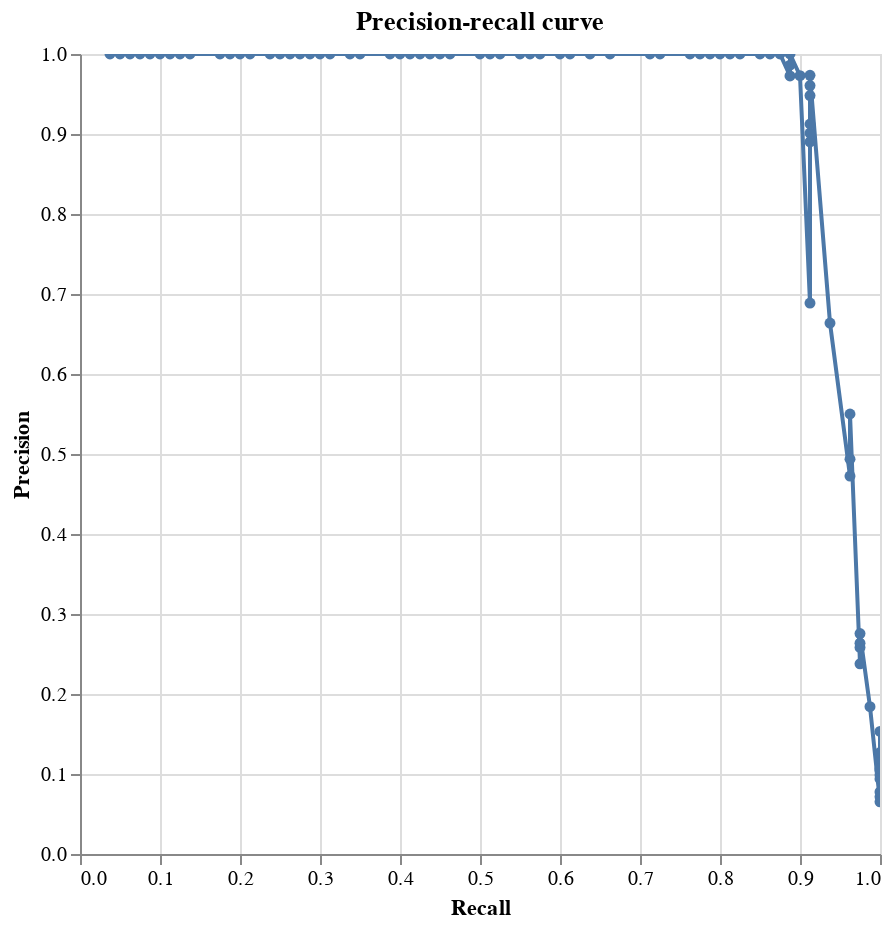

Source (notebook cell):
### Markdown cell above
### Precision-recall chart

An alternative representation of truth space is called a [precision recall curve](https://stats.stackexchange.com/questions/7207/roc-vs-precision-and-recall-curves).

This can be plotted as follows:

### Code cell
linker.precision_recall_chart_from_labels_table(labels_table)

### Figure 1 — Vega-Lite specification as saved in the notebook (floating-point values rounded to 4 significant figures)
{"$schema": "https://vega.github.io/schema/vega-lite/v4.8.1.json", "data": {"values": [{"F1": 0.1227, "FN": 0, "FN_rate": 0, "FP": 1145, "FP_rate": 1, "N": 1145, "N_rate": 0.9347, "P": 80, "P_rate": 0, "TN": 0, "TN_rate": 0, "TP": 80, "TP_rate": 1, "match_probability": 1.346e-05, "precision": 0.06531, "recall": 1, "row_count": 1225, "truth_threshold": -16.18}, {"F1": 0.1336, "FN": 0, "FN_rate": 0, "FP": 1039, "FP_rate": 0.9074, "N": 1145, "N_rate": 0.9347, "P": 80, "P_rate": 0, "TN": 106, "TN_rate": 0.09258, "TP": 80, "TP_rate": 1, "match_probability": 2.661e-05, "precision": 0.07149, "recall": 1, "row_count": 1225, "truth_threshold": -15.2}, {"F1": 0.1441, "FN": 0, "FN_rate": 0, "FP": 951, "FP_rate": 0.8306, "N": 1145, "N_rate": 0.9347, "P": 80, "P_rate": 0, "TN": 194, "TN_rate": 0.1694, "TP": 80, "TP_rate": 1, "match_probability": 2.931e-05, "precision": 0.07759, "recall": 1, "row_count": 1225, "truth_threshold": -15.06}, {"F1": 0.1717, "FN": 0, "FN_rate": 0, "FP": 772, "FP_rate": 0.6742, "N": 1145, "N_rate": 0.9347, "P": 80, "P_rate": 0, "TN": 373, "TN_rate": 0.3258, "TP": 80, "TP_rate": 1, "match_probability": 5.022e-05, "precision": 0.0939, "recall": 1, "row_count": 1225, "truth_threshold": -14.28}, {"F1": 0.1802, "FN": 0, "FN_rate": 0, "FP": 729, "FP_rate": 0.6367, "N": 1145, "N_rate": 0.9347, "P": 80, "P_rate": 0, "TN": 416, "TN_rate": 0.3633, "TP": 80, "TP_rate": 1, "match_probability": 5.794e-05, "precision": 0.09889, "recall": 1, "row_count": 1225, "truth_threshold": -14.08}, {"F1": 0.1887, "FN": 0, "FN_rate": 0, "FP": 688, "FP_rate": 0.6009, "N": 1145, "N_rate": 0.9347, "P": 80, "P_rate": 0, "TN": 457, "TN_rate": 0.3991, "TP": 80, "TP_rate": 1, "match_probability": 7.796e-05, "precision": 0.1042, "recall": 1, "row_count": 1225, "truth_threshold": -13.65}, {"F1": 0.1928, "FN": 0, "FN_rate": 0, "FP": 670, "FP_rate": 0.5852, "N": 1145, "N_rate": 0.9347, "P": 80, "P_rate": 0, "TN": 475, "TN_rate": 0.4148, "TP": 80, "TP_rate": 1, "match_probability": 9.66e-05, "precision": 0.1067, "recall": 1, "row_count": 1225, "truth_threshold": -13.34}, {"F1": 0.2139, "FN": 0, "FN_rate": 0, "FP": 589, "FP_rate": 0.5144, "N": 1145, "N_rate": 0.9347, "P": 80, "P_rate": 0, "TN": 556, "TN_rate": 0.4856, "TP": 80, "TP_rate": 1, "match_probability": 9.929e-05, "precision": 0.1196, "recall": 1, "row_count": 1225, "truth_threshold": -13.3}, {"F1": 0.2254, "FN": 0, "FN_rate": 0, "FP": 551, "FP_rate": 0.4812, "N": 1145, "N_rate": 0.9347, "P": 80, "P_rate": 0, "TN": 594, "TN_rate": 0.5188, "TP": 80, "TP_rate": 1, "match_probability": 0.0001093, "precision": 0.1268, "recall": 1, "row_count": 1225, "truth_threshold": -13.16}, {"F1": 0.2658, "FN": 0, "FN_rate": 0, "FP": 442, "FP_rate": 0.386, "N": 1145, "N_rate": 0.9347, "P": 80, "P_rate": 0, "TN": 703, "TN_rate": 0.614, "TP": 80, "TP_rate": 1, "match_probability": 0.000191, "precision": 0.1533, "recall": 1, "row_count": 1225, "truth_threshold": -12.35}, {"F1": 0.311, "FN": 1, "FN_rate": 0.0125, "FP": 350, "FP_rate": 0.3057, "N": 1145, "N_rate": 0.9347, "P": 80, "P_rate": 0, "TN": 795, "TN_rate": 0.6943, "TP": 79, "TP_rate": 0.9875, "match_probability": 0.0002103, "precision": 0.1841, "recall": 0.9875, "row_count": 1225, "truth_threshold": -12.21}, {"F1": 0.3824, "FN": 2, "FN_rate": 0.025, "FP": 250, "FP_rate": 0.2183, "N": 1145, "N_rate": 0.9347, "P": 80, "P_rate": 0, "TN": 895, "TN_rate": 0.7817, "TP": 78, "TP_rate": 0.975, "match_probability": 0.0002162, "precision": 0.2378, "recall": 0.975, "row_count": 1225, "truth_threshold": -12.18}, {"F1": 0.4084, "FN": 2, "FN_rate": 0.025, "FP": 224, "FP_rate": 0.1956, "N": 1145, "N_rate": 0.9347, "P": 80, "P_rate": 0, "TN": 921, "TN_rate": 0.8044, "TP": 78, "TP_rate": 0.975, "match_probability": 0.0002908, "precision": 0.2583, "recall": 0.975, "row_count": 1225, "truth_threshold": -11.75}, {"F1": 0.4149, "FN": 2, "FN_rate": 0.025, "FP": 218, "FP_rate": 0.1904, "N": 1145, "N_rate": 0.9347, "P": 80, "P_rate": 0, "TN": 927, "TN_rate": 0.8096, "TP": 78, "TP_rate": 0.975, "match_probability": 0.0003604, "precision": 0.2635, "recall": 0.975, "row_count": 1225, "truth_threshold": -11.44}, {"F1": 0.4309, "FN": 2, "FN_rate": 0.025, "FP": 205, "FP_rate": 0.179, "N": 1145, "N_rate": 0.9347, "P": 80, "P_rate": 0, "TN": 940, "TN_rate": 0.821, "TP": 78, "TP_rate": 0.975, "match_probability": 0.0004157, "precision": 0.2756, "recall": 0.975, "row_count": 1225, "truth_threshold": -11.23}, {"F1": 0.6364, "FN": 3, "FN_rate": 0.0375, "FP": 86, "FP_rate": 0.07511, "N": 1145, "N_rate": 0.9347, "P": 80, "P_rate": 0, "TN": 1059, "TN_rate": 0.9249, "TP": 77, "TP_rate": 0.9625, "match_probability": 0.0005593, "precision": 0.4724, "recall": 0.9625, "row_count": 1225, "truth_threshold": -10.8}, {"F1": 0.6525, "FN": 3, "FN_rate": 0.0375, "FP": 79, "FP_rate": 0.069, "N": 1145, "N_rate": 0.9347, "P": 80, "P_rate": 0, "TN": 1066, "TN_rate": 0.931, "TP": 77, "TP_rate": 0.9625, "match_probability": 0.0007122, "precision": 0.4936, "recall": 0.9625, "row_count": 1225, "truth_threshold": -10.45}, {"F1": 0.7, "FN": 3, "FN_rate": 0.0375, "FP": 63, "FP_rate": 0.05502, "N": 1145, "N_rate": 0.9347, "P": 80, "P_rate": 0, "TN": 1082, "TN_rate": 0.945, "TP": 77, "TP_rate": 0.9625, "match_probability": 0.0007843, "precision": 0.55, "recall": 0.9625, "row_count": 1225, "truth_threshold": -10.32}, {"F1": 0.7812, "FN": 5, "FN_rate": 0.0625, "FP": 38, "FP_rate": 0.03319, "N": 1145, "N_rate": 0.9347, "P": 80, "P_rate": 0, "TN": 1107, "TN_rate": 0.9668, "TP": 75, "TP_rate": 0.9375, "match_probability": 0.001105, "precision": 0.6637, "recall": 0.9375, "row_count": 1225, "truth_threshold": -9.82}, {"F1": 0.7849, "FN": 7, "FN_rate": 0.0875, "FP": 33, "FP_rate": 0.02882, "N": 1145, "N_rate": 0.9347, "P": 80, "P_rate": 0, "TN": 1112, "TN_rate": 0.9712, "TP": 73, "TP_rate": 0.9125, "match_probability": 0.001549, "precision": 0.6887, "recall": 0.9125, "row_count": 1225, "truth_threshold": -9.332}, {"F1": 0.9012, "FN": 7, "FN_rate": 0.0875, "FP": 9, "FP_rate": 0.00786, "N": 1145, "N_rate": 0.9347, "P": 80, "P_rate": 0, "TN": 1136, "TN_rate": 0.9921, "TP": 73, "TP_rate": 0.9125, "match_probability": 0.002084, "precision": 0.8902, "recall": 0.9125, "row_count": 1225, "truth_threshold": -8.904}, {"F1": 0.9125, "FN": 7, "FN_rate": 0.0875, "FP": 8, "FP_rate": 0.006987, "N": 1145, "N_rate": 0.9347, "P": 80, "P_rate": 0, "TN": 1137, "TN_rate": 0.993, "TP": 73, "TP_rate": 0.9125, "match_probability": 0.002441, "precision": 0.9012, "recall": 0.9125, "row_count": 1225, "truth_threshold": -8.675}, {"F1": 0.9125, "FN": 7, "FN_rate": 0.0875, "FP": 7, "FP_rate": 0.006114, "N": 1145, "N_rate": 0.9347, "P": 80, "P_rate": 0, "TN": 1138, "TN_rate": 0.9939, "TP": 73, "TP_rate": 0.9125, "match_probability": 0.002954, "precision": 0.9125, "recall": 0.9125, "row_count": 1225, "truth_threshold": -8.399}, {"F1": 0.9359, "FN": 7, "FN_rate": 0.0875, "FP": 4, "FP_rate": 0.003493, "N": 1145, "N_rate": 0.9347, "P": 80, "P_rate": 0, "TN": 1141, "TN_rate": 0.9965, "TP": 73, "TP_rate": 0.9125, "match_probability": 0.004111, "precision": 0.9481, "recall": 0.9125, "row_count": 1225, "truth_threshold": -7.92}, {"F1": 0.9359, "FN": 7, "FN_rate": 0.0875, "FP": 3, "FP_rate": 0.00262, "N": 1145, "N_rate": 0.9347, "P": 80, "P_rate": 0, "TN": 1142, "TN_rate": 0.9974, "TP": 73, "TP_rate": 0.9125, "match_probability": 0.004814, "precision": 0.9605, "recall": 0.9125, "row_count": 1225, "truth_threshold": -7.692}, {"F1": 0.9481, "FN": 7, "FN_rate": 0.0875, "FP": 2, "FP_rate": 0.001747, "N": 1145, "N_rate": 0.9347, "P": 80, "P_rate": 0, "TN": 1143, "TN_rate": 0.9983, "TP": 73, "TP_rate": 0.9125, "match_probability": 0.01893, "precision": 0.9733, "recall": 0.9125, "row_count": 1225, "truth_threshold": -5.696}, {"F1": 0.9351, "FN": 8, "FN_rate": 0.1, "FP": 2, "FP_rate": 0.001747, "N": 1145, "N_rate": 0.9347, "P": 80, "P_rate": 0, "TN": 1143, "TN_rate": 0.9983, "TP": 72, "TP_rate": 0.9, "match_probability": 0.01957, "precision": 0.973, "recall": 0.9, "row_count": 1225, "truth_threshold": -5.647}, {"F1": 0.9342, "FN": 9, "FN_rate": 0.1125, "FP": 2, "FP_rate": 0.001747, "N": 1145, "N_rate": 0.9347, "P": 80, "P_rate": 0, "TN": 1143, "TN_rate": 0.9983, "TP": 71, "TP_rate": 0.8875, "match_probability": 0.02082, "precision": 0.9726, "recall": 0.8875, "row_count": 1225, "truth_threshold": -5.555}, {"F1": 0.9342, "FN": 9, "FN_rate": 0.1125, "FP": 1, "FP_rate": 0.0008734, "N": 1145, "N_rate": 0.9347, "P": 80, "P_rate": 0, "TN": 1144, "TN_rate": 0.9991, "TP": 71, "TP_rate": 0.8875, "match_probability": 0.03355, "precision": 0.9861, "recall": 0.8875, "row_count": 1225, "truth_threshold": -4.848}, {"F1": 0.9467, "FN": 9, "FN_rate": 0.1125, "FP": 0, "FP_rate": 0, "N": 1145, "N_rate": 0.9347, "P": 80, "P_rate": 0, "TN": 1145, "TN_rate": 1, "TP": 71, "TP_rate": 0.8875, "match_probability": 0.05097, "precision": 1, "recall": 0.8875, "row_count": 1225, "truth_threshold": -4.219}, {"F1": 0.9333, "FN": 10, "FN_rate": 0.125, "FP": 0, "FP_rate": 0, "N": 1145, "N_rate": 0.9347, "P": 80, "P_rate": 0, "TN": 1145, "TN_rate": 1, "TP": 70, "TP_rate": 0.875, "match_probability": 0.05763, "precision": 1, "recall": 0.875, "row_count": 1225, "truth_threshold": -4.031}, {"F1": 0.9324, "FN": 11, "FN_rate": 0.1375, "FP": 0, "FP_rate": 0, "N": 1145, "N_rate": 0.9347, "P": 80, "P_rate": 0, "TN": 1145, "TN_rate": 1, "TP": 69, "TP_rate": 0.8625, "match_probability": 0.1036, "precision": 1, "recall": 0.8625, "row_count": 1225, "truth_threshold": -3.113}, {"F1": 0.9189, "FN": 12, "FN_rate": 0.15, "FP": 0, "FP_rate": 0, "N": 1145, "N_rate": 0.9347, "P": 80, "P_rate": 0, "TN": 1145, "TN_rate": 1, "TP": 68, "TP_rate": 0.85, "match_probability": 0.1219, "precision": 1, "recall": 0.85, "row_count": 1225, "truth_threshold": -2.848}, {"F1": 0.9041, "FN": 14, "FN_rate": 0.175, "FP": 0, "FP_rate": 0, "N": 1145, "N_rate": 0.9347, "P": 80, "P_rate": 0, "TN": 1145, "TN_rate": 1, "TP": 66, "TP_rate": 0.825, "match_probability": 0.125, "precision": 1, "recall": 0.825, "row_count": 1225, "truth_threshold": -2.807}, {"F1": 0.9028, "FN": 15, "FN_rate": 0.1875, "FP": 0, "FP_rate": 0, "N": 1145, "N_rate": 0.9347, "P": 80, "P_rate": 0, "TN": 1145, "TN_rate": 1, "TP": 65, "TP_rate": 0.8125, "match_probability": 0.1561, "precision": 1, "recall": 0.8125, "row_count": 1225, "truth_threshold": -2.435}, {"F1": 0.8889, "FN": 16, "FN_rate": 0.2, "FP": 0, "FP_rate": 0, "N": 1145, "N_rate": 0.9347, "P": 80, "P_rate": 0, "TN": 1145, "TN_rate": 1, "TP": 64, "TP_rate": 0.8, "match_probability": 0.2697, "precision": 1, "recall": 0.8, "row_count": 1225, "truth_threshold": -1.437}, {"F1": 0.8873, "FN": 17, "FN_rate": 0.2125, "FP": 0, "FP_rate": 0, "N": 1145, "N_rate": 0.9347, "P": 80, "P_rate": 0, "TN": 1145, "TN_rate": 1, "TP": 63, "TP_rate": 0.7875, "match_probability": 0.4266, "precision": 1, "recall": 0.7875, "row_count": 1225, "truth_threshold": -0.4269}, {"F1": 0.8732, "FN": 18, "FN_rate": 0.225, "FP": 0, "FP_rate": 0, "N": 1145, "N_rate": 0.9347, "P": 80, "P_rate": 0, "TN": 1145, "TN_rate": 1, "TP": 62, "TP_rate": 0.775, "match_probability": 0.7487, "precision": 1, "recall": 0.775, "row_count": 1225, "truth_threshold": 1.575}, {"F1": 0.8714, "FN": 19, "FN_rate": 0.2375, "FP": 0, "FP_rate": 0, "N": 1145, "N_rate": 0.9347, "P": 80, "P_rate": 0, "TN": 1145, "TN_rate": 1, "TP": 61, "TP_rate": 0.7625, "match_probability": 0.8455, "precision": 1, "recall": 0.7625, "row_count": 1225, "truth_threshold": 2.452}, {"F1": 0.8406, "FN": 22, "FN_rate": 0.275, "FP": 0, "FP_rate": 0, "N": 1145, "N_rate": 0.9347, "P": 80, "P_rate": 0, "TN": 1145, "TN_rate": 1, "TP": 58, "TP_rate": 0.725, "match_probability": 0.9314, "precision": 1, "recall": 0.725, "row_count": 1225, "truth_threshold": 3.762}, {"F1": 0.8382, "FN": 23, "FN_rate": 0.2875, "FP": 0, "FP_rate": 0, "N": 1145, "N_rate": 0.9347, "P": 80, "P_rate": 0, "TN": 1145, "TN_rate": 1, "TP": 57, "TP_rate": 0.7125, "match_probability": 0.9398, "precision": 1, "recall": 0.7125, "row_count": 1225, "truth_threshold": 3.965}, {"F1": 0.803, "FN": 27, "FN_rate": 0.3375, "FP": 0, "FP_rate": 0, "N": 1145, "N_rate": 0.9347, "P": 80, "P_rate": 0, "TN": 1145, "TN_rate": 1, "TP": 53, "TP_rate": 0.6625, "match_probability": 0.9626, "precision": 1, "recall": 0.6625, "row_count": 1225, "truth_threshold": 4.686}, {"F1": 0.7846, "FN": 29, "FN_rate": 0.3625, "FP": 0, "FP_rate": 0, "N": 1145, "N_rate": 0.9347, "P": 80, "P_rate": 0, "TN": 1145, "TN_rate": 1, "TP": 51, "TP_rate": 0.6375, "match_probability": 0.9641, "precision": 1, "recall": 0.6375, "row_count": 1225, "truth_threshold": 4.746}, {"F1": 0.7656, "FN": 31, "FN_rate": 0.3875, "FP": 0, "FP_rate": 0, "N": 1145, "N_rate": 0.9347, "P": 80, "P_rate": 0, "TN": 1145, "TN_rate": 1, "TP": 49, "TP_rate": 0.6125, "match_probability": 0.9649, "precision": 1, "recall": 0.6125, "row_count": 1225, "truth_threshold": 4.782}, {"F1": 0.75, "FN": 32, "FN_rate": 0.4, "FP": 0, "FP_rate": 0, "N": 1145, "N_rate": 0.9347, "P": 80, "P_rate": 0, "TN": 1145, "TN_rate": 1, "TP": 48, "TP_rate": 0.6, "match_probability": 0.9683, "precision": 1, "recall": 0.6, "row_count": 1225, "truth_threshold": 4.934}, {"F1": 0.7302, "FN": 34, "FN_rate": 0.425, "FP": 0, "FP_rate": 0, "N": 1145, "N_rate": 0.9347, "P": 80, "P_rate": 0, "TN": 1145, "TN_rate": 1, "TP": 46, "TP_rate": 0.575, "match_probability": 0.9736, "precision": 1, "recall": 0.575, "row_count": 1225, "truth_threshold": 5.207}, {"F1": 0.7258, "FN": 35, "FN_rate": 0.4375, "FP": 0, "FP_rate": 0, "N": 1145, "N_rate": 0.9347, "P": 80, "P_rate": 0, "TN": 1145, "TN_rate": 1, "TP": 45, "TP_rate": 0.5625, "match_probability": 0.9832, "precision": 1, "recall": 0.5625, "row_count": 1225, "truth_threshold": 5.868}, {"F1": 0.7097, "FN": 36, "FN_rate": 0.45, "FP": 0, "FP_rate": 0, "N": 1145, "N_rate": 0.9347, "P": 80, "P_rate": 0, "TN": 1145, "TN_rate": 1, "TP": 44, "TP_rate": 0.55, "match_probability": 0.9852, "precision": 1, "recall": 0.55, "row_count": 1225, "truth_threshold": 6.057}, {"F1": 0.6885, "FN": 38, "FN_rate": 0.475, "FP": 0, "FP_rate": 0, "N": 1145, "N_rate": 0.9347, "P": 80, "P_rate": 0, "TN": 1145, "TN_rate": 1, "TP": 42, "TP_rate": 0.525, "match_probability": 0.986, "precision": 1, "recall": 0.525, "row_count": 1225, "truth_threshold": 6.141}, {"F1": 0.6833, "FN": 39, "FN_rate": 0.4875, "FP": 0, "FP_rate": 0, "N": 1145, "N_rate": 0.9347, "P": 80, "P_rate": 0, "TN": 1145, "TN_rate": 1, "TP": 41, "TP_rate": 0.5125, "match_probability": 0.9865, "precision": 1, "recall": 0.5125, "row_count": 1225, "truth_threshold": 6.193}, {"F1": 0.6667, "FN": 40, "FN_rate": 0.5, "FP": 0, "FP_rate": 0, "N": 1145, "N_rate": 0.9347, "P": 80, "P_rate": 0, "TN": 1145, "TN_rate": 1, "TP": 40, "TP_rate": 0.5, "match_probability": 0.9888, "precision": 1, "recall": 0.5, "row_count": 1225, "truth_threshold": 6.47}, {"F1": 0.6379, "FN": 43, "FN_rate": 0.5375, "FP": 0, "FP_rate": 0, "N": 1145, "N_rate": 0.9347, "P": 80, "P_rate": 0, "TN": 1145, "TN_rate": 1, "TP": 37, "TP_rate": 0.4625, "match_probability": 0.9948, "precision": 1, "recall": 0.4625, "row_count": 1225, "truth_threshold": 7.569}, {"F1": 0.6207, "FN": 44, "FN_rate": 0.55, "FP": 0, "FP_rate": 0, "N": 1145, "N_rate": 0.9347, "P": 80, "P_rate": 0, "TN": 1145, "TN_rate": 1, "TP": 36, "TP_rate": 0.45, "match_probability": 0.9964, "precision": 1, "recall": 0.45, "row_count": 1225, "truth_threshold": 8.094}, {"F1": 0.614, "FN": 45, "FN_rate": 0.5625, "FP": 0, "FP_rate": 0, "N": 1145, "N_rate": 0.9347, "P": 80, "P_rate": 0, "TN": 1145, "TN_rate": 1, "TP": 35, "TP_rate": 0.4375, "match_probability": 0.9973, "precision": 1, "recall": 0.4375, "row_count": 1225, "truth_threshold": 8.513}, {"F1": 0.5965, "FN": 46, "FN_rate": 0.575, "FP": 0, "FP_rate": 0, "N": 1145, "N_rate": 0.9347, "P": 80, "P_rate": 0, "TN": 1145, "TN_rate": 1, "TP": 34, "TP_rate": 0.425, "match_probability": 0.9988, "precision": 1, "recall": 0.425, "row_count": 1225, "truth_threshold": 9.733}, {"F1": 0.5893, "FN": 47, "FN_rate": 0.5875, "FP": 0, "FP_rate": 0, "N": 1145, "N_rate": 0.9347, "P": 80, "P_rate": 0, "TN": 1145, "TN_rate": 1, "TP": 33, "TP_rate": 0.4125, "match_probability": 0.9994, "precision": 1, "recall": 0.4125, "row_count": 1225, "truth_threshold": 10.76}, {"F1": 0.5714, "FN": 48, "FN_rate": 0.6, "FP": 0, "FP_rate": 0, "N": 1145, "N_rate": 0.9347, "P": 80, "P_rate": 0, "TN": 1145, "TN_rate": 1, "TP": 32, "TP_rate": 0.4, "match_probability": 0.9995, "precision": 1, "recall": 0.4, "row_count": 1225, "truth_threshold": 11.03}, {"F1": 0.5636, "FN": 49, "FN_rate": 0.6125, "FP": 0, "FP_rate": 0, "N": 1145, "N_rate": 0.9347, "P": 80, "P_rate": 0, "TN": 1145, "TN_rate": 1, "TP": 31, "TP_rate": 0.3875, "match_probability": 0.9996, "precision": 1, "recall": 0.3875, "row_count": 1225, "truth_threshold": 11.22}, {"F1": 0.5185, "FN": 52, "FN_rate": 0.65, "FP": 0, "FP_rate": 0, "N": 1145, "N_rate": 0.9347, "P": 80, "P_rate": 0, "TN": 1145, "TN_rate": 1, "TP": 28, "TP_rate": 0.35, "match_probability": 0.9996, "precision": 1, "recall": 0.35, "row_count": 1225, "truth_threshold": 11.36}, {"F1": 0.5094, "FN": 53, "FN_rate": 0.6625, "FP": 0, "FP_rate": 0, "N": 1145, "N_rate": 0.9347, "P": 80, "P_rate": 0, "TN": 1145, "TN_rate": 1, "TP": 27, "TP_rate": 0.3375, "match_probability": 0.9997, "precision": 1, "recall": 0.3375, "row_count": 1225, "truth_threshold": 11.54}, {"F1": 0.4808, "FN": 55, "FN_rate": 0.6875, "FP": 0, "FP_rate": 0, "N": 1145, "N_rate": 0.9347, "P": 80, "P_rate": 0, "TN": 1145, "TN_rate": 1, "TP": 25, "TP_rate": 0.3125, "match_probability": 0.9997, "precision": 1, "recall": 0.3125, "row_count": 1225, "truth_threshold": 11.57}, {"F1": 0.4615, "FN": 56, "FN_rate": 0.7, "FP": 0, "FP_rate": 0, "N": 1145, "N_rate": 0.9347, "P": 80, "P_rate": 0, "TN": 1145, "TN_rate": 1, "TP": 24, "TP_rate": 0.3, "match_probability": 0.9997, "precision": 1, "recall": 0.3, "row_count": 1225, "truth_threshold": 11.81}, {"F1": 0.451, "FN": 57, "FN_rate": 0.7125, "FP": 0, "FP_rate": 0, "N": 1145, "N_rate": 0.9347, "P": 80, "P_rate": 0, "TN": 1145, "TN_rate": 1, "TP": 23, "TP_rate": 0.2875, "match_probability": 0.9998, "precision": 1, "recall": 0.2875, "row_count": 1225, "truth_threshold": 12.29}, {"F1": 0.4314, "FN": 58, "FN_rate": 0.725, "FP": 0, "FP_rate": 0, "N": 1145, "N_rate": 0.9347, "P": 80, "P_rate": 0, "TN": 1145, "TN_rate": 1, "TP": 22, "TP_rate": 0.275, "match_probability": 0.9998, "precision": 1, "recall": 0.275, "row_count": 1225, "truth_threshold": 12.48}, {"F1": 0.42, "FN": 59, "FN_rate": 0.7375, "FP": 0, "FP_rate": 0, "N": 1145, "N_rate": 0.9347, "P": 80, "P_rate": 0, "TN": 1145, "TN_rate": 1, "TP": 21, "TP_rate": 0.2625, "match_probability": 0.9998, "precision": 1, "recall": 0.2625, "row_count": 1225, "truth_threshold": 12.61}, {"F1": 0.4, "FN": 60, "FN_rate": 0.75, "FP": 0, "FP_rate": 0, "N": 1145, "N_rate": 0.9347, "P": 80, "P_rate": 0, "TN": 1145, "TN_rate": 1, "TP": 20, "TP_rate": 0.25, "match_probability": 0.9998, "precision": 1, "recall": 0.25, "row_count": 1225, "truth_threshold": 12.62}, {"F1": 0.3878, "FN": 61, "FN_rate": 0.7625, "FP": 0, "FP_rate": 0, "N": 1145, "N_rate": 0.9347, "P": 80, "P_rate": 0, "TN": 1145, "TN_rate": 1, "TP": 19, "TP_rate": 0.2375, "match_probability": 0.9999, "precision": 1, "recall": 0.2375, "row_count": 1225, "truth_threshold": 12.73}, {"F1": 0.3542, "FN": 63, "FN_rate": 0.7875, "FP": 0, "FP_rate": 0, "N": 1145, "N_rate": 0.9347, "P": 80, "P_rate": 0, "TN": 1145, "TN_rate": 1, "TP": 17, "TP_rate": 0.2125, "match_probability": 0.9999, "precision": 1, "recall": 0.2125, "row_count": 1225, "truth_threshold": 12.79}, {"F1": 0.3333, "FN": 64, "FN_rate": 0.8, "FP": 0, "FP_rate": 0, "N": 1145, "N_rate": 0.9347, "P": 80, "P_rate": 0, "TN": 1145, "TN_rate": 1, "TP": 16, "TP_rate": 0.2, "match_probability": 0.9999, "precision": 1, "recall": 0.2, "row_count": 1225, "truth_threshold": 13.86}, {"F1": 0.3191, "FN": 65, "FN_rate": 0.8125, "FP": 0, "FP_rate": 0, "N": 1145, "N_rate": 0.9347, "P": 80, "P_rate": 0, "TN": 1145, "TN_rate": 1, "TP": 15, "TP_rate": 0.1875, "match_probability": 0.9999, "precision": 1, "recall": 0.1875, "row_count": 1225, "truth_threshold": 14.05}, {"F1": 0.2979, "FN": 66, "FN_rate": 0.825, "FP": 0, "FP_rate": 0, "N": 1145, "N_rate": 0.9347, "P": 80, "P_rate": 0, "TN": 1145, "TN_rate": 1, "TP": 14, "TP_rate": 0.175, "match_probability": 1.0, "precision": 1, "recall": 0.175, "row_count": 1225, "truth_threshold": 16.09}, {"F1": 0.2444, "FN": 69, "FN_rate": 0.8625, "FP": 0, "FP_rate": 0, "N": 1145, "N_rate": 0.9347, "P": 80, "P_rate": 0, "TN": 1145, "TN_rate": 1, "TP": 11, "TP_rate": 0.1375, "match_probability": 1.0, "precision": 1, "recall": 0.1375, "row_count": 1225, "truth_threshold": 16.91}, {"F1": 0.2222, "FN": 70, "FN_rate": 0.875, "FP": 0, "FP_rate": 0, "N": 1145, "N_rate": 0.9347, "P": 80, "P_rate": 0, "TN": 1145, "TN_rate": 1, "TP": 10, "TP_rate": 0.125, "match_probability": 1.0, "precision": 1, "recall": 0.125, "row_count": 1225, "truth_threshold": 19.05}, {"F1": 0.2045, "FN": 71, "FN_rate": 0.8875, "FP": 0, "FP_rate": 0, "N": 1145, "N_rate": 0.9347, "P": 80, "P_rate": 0, "TN": 1145, "TN_rate": 1, "TP": 9, "TP_rate": 0.1125, "match_probability": 1.0, "precision": 1, "recall": 0.1125, "row_count": 1225, "truth_threshold": 19.23}, {"F1": 0.1818, "FN": 72, "FN_rate": 0.9, "FP": 0, "FP_rate": 0, "N": 1145, "N_rate": 0.9347, "P": 80, "P_rate": 0, "TN": 1145, "TN_rate": 1, "TP": 8, "TP_rate": 0.1, "match_probability": 1.0, "precision": 1, "recall": 0.1, "row_count": 1225, "truth_threshold": 19.42}, {"F1": 0.1628, "FN": 73, "FN_rate": 0.9125, "FP": 0, "FP_rate": 0, "N": 1145, "N_rate": 0.9347, "P": 80, "P_rate": 0, "TN": 1145, "TN_rate": 1, "TP": 7, "TP_rate": 0.0875, "match_probability": 1.0, "precision": 1, "recall": 0.0875, "row_count": 1225, "truth_threshold": 19.54}, {"F1": 0.1395, "FN": 74, "FN_rate": 0.925, "FP": 0, "FP_rate": 0, "N": 1145, "N_rate": 0.9347, "P": 80, "P_rate": 0, "TN": 1145, "TN_rate": 1, "TP": 6, "TP_rate": 0.075, "match_probability": 1.0, "precision": 1, "recall": 0.075, "row_count": 1225, "truth_threshold": 20.17}, {"F1": 0.119, "FN": 75, "FN_rate": 0.9375, "FP": 0, "FP_rate": 0, "N": 1145, "N_rate": 0.9347, "P": 80, "P_rate": 0, "TN": 1145, "TN_rate": 1, "TP": 5, "TP_rate": 0.0625, "match_probability": 1.0, "precision": 1, "recall": 0.0625, "row_count": 1225, "truth_threshold": 20.48}, {"F1": 0.09524, "FN": 76, "FN_rate": 0.95, "FP": 0, "FP_rate": 0, "N": 1145, "N_rate": 0.9347, "P": 80, "P_rate": 0, "TN": 1145, "TN_rate": 1, "TP": 4, "TP_rate": 0.05, "match_probability": 1.0, "precision": 1, "recall": 0.05, "row_count": 1225, "truth_threshold": 21.58}, {"F1": 0.07317, "FN": 77, "FN_rate": 0.9625, "FP": 0, "FP_rate": 0, "N": 1145, "N_rate": 0.9347, "P": 80, "P_rate": 0, "TN": 1145, "TN_rate": 1, "TP": 3, "TP_rate": 0.0375, "match_probability": 1.0, "precision": 1, "recall": 0.0375, "row_count": 1225, "truth_threshold": 24.0}]}, "encoding": {"tooltip": [{"field": "truth_threshold", "format": ".4f", "type": "quantitative"}, {"field": "match_probability", "format": ".4%", "type": "quantitative"}, {"field": "FP_rate", "format": ".4f", "type": "quantitative"}, {"field": "TP_rate", "format": ".4f", "type": "quantitative"}, {"field": "TP", "format": ",.0f", "type": "quantitative"}, {"field": "TN", "format": ",.0f", "type": "quantitative"}, {"field": "FP", "format": ",.0f", "type": "quantitative"}, {"field": "FN", "format": ",.0f", "type": "quantitative"}, {"field": "precision", "format": ".4f", "type": "quantitative"}, {"field": "recall", "format": ".4f", "type": "quantitative"}, {"field": "F1", "format": ".4f", "type": "quantitative"}], "x": {"field": "recall", "sort": ["-recall"], "title": "Recall", "type": "quantitative"}, "y": {"field": "precision", "sort": ["-precision"], "title": "Precision", "type": "quantitative"}}, "height": 400, "mark": {"clip": true, "point": true, "type": "line"}, "title": "Precision-recall curve", "width": 400}
